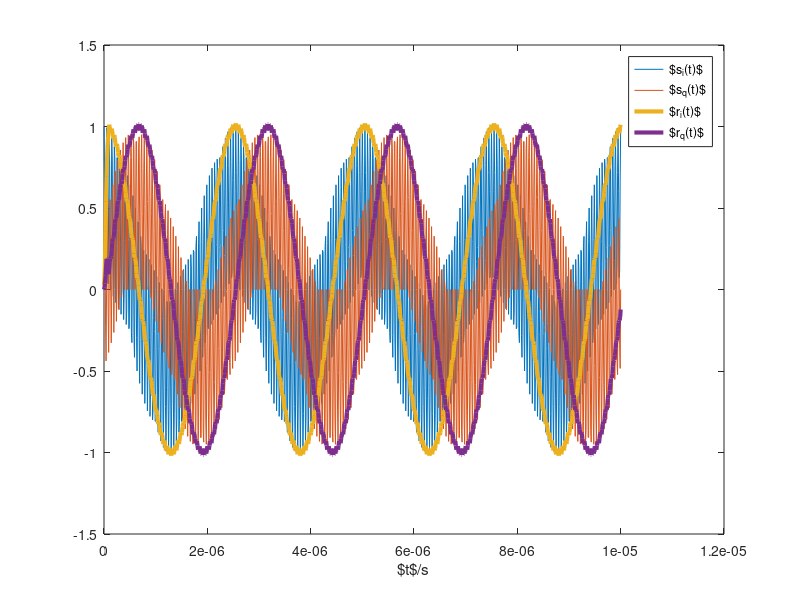

Recreate this plot in MATLAB.
f = 9.6e6;
F = 10e6;
t = 0:1/10/F:100/F;
s_i = cos(2*pi*f*t).*cos(2*pi*F*t);
s_q = cos(2*pi*f*t).*sin(2*pi*F*t);
plot(t, [s_i; s_q]);

pkg load signal;
lp = fir1(10, (F - f)/F, 'low');
r_i = 2*filter(lp, 1, s_i);
r_q = 2*filter(lp, 1, s_q);
hold on;
plot(t, [r_i; r_q], 'LineWidth', 3);
xlabel('$t$/s');
legend(['$s_i(t)$'; '$s_q(t)$'; '$r_i(t)$'; '$r_q(t)$']);
print -dpdflatexstandalone /tmp/iq.tex
